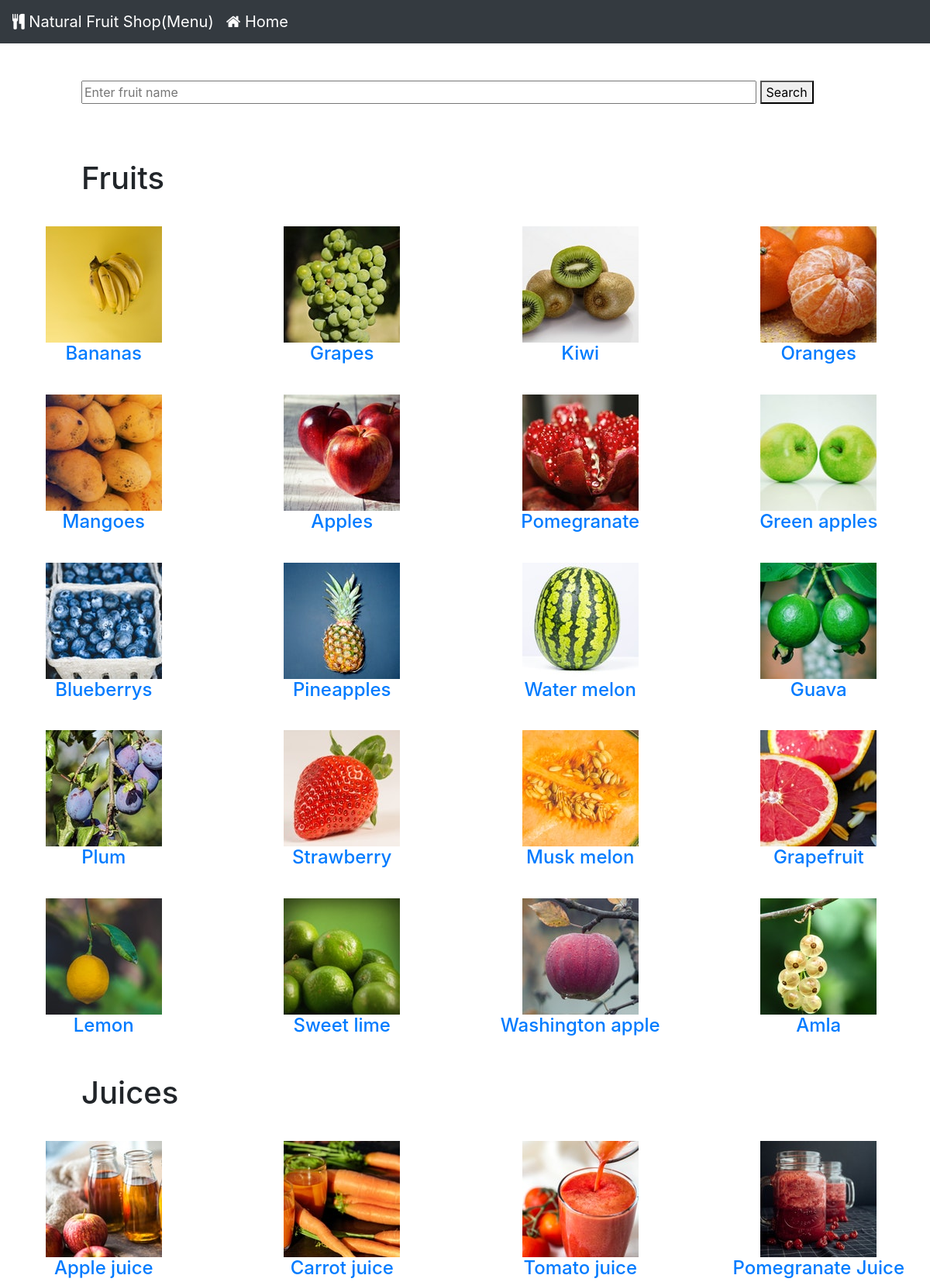
/shakes/test2 (upper part), run on the app's committed database.
### products/models.py (models this page shows, shortened)
class Product(models.Model):
    title=models.CharField(max_length=120)
    description=models.TextField()
    price=models.DecimalField(max_digits=10,decimal_places=2)
    image=models.FileField(upload_to='products/images/',null=True)
    image2=models.FileField(upload_to='products/images/',null=True)
    slug=models.SlugField(unique=True)
    timestamp=models.DateTimeField(auto_now_add=True, auto_now=False)
    updated=models.DateTimeField(auto_now_add=False, auto_now=True)
    active=models.BooleanField(default=True)

### shakes/views.py (the view)
def test2(request):
    p=Product.objects.all()
    z=p[:20]
    q=p[20:31]
    u=p[31:39]
    k=p[39:]
    context={'product': z,'juice': q,'shake': u,'cake': k}
    return render(request,'test2.html',context)

### shakes/templates/test2.html (shortened to what this page needs)
<!doctype html>
<html lang="en">
  <head>
      <link rel="stylesheet" href="https://stackpath.bootstrapcdn.com/bootstrap/4.3.1/css/bootstrap.min.css">
      <link href="https://stackpath.bootstrapcdn.com/font-awesome/4.7.0/css/font-awesome.min.css" rel="stylesheet">
    </head>
    <body>
        <nav class="navbar navbar-expand-lg navbar-dark bg-dark">
  <a class="navbar-brand" href="#"><i class="fa fa-cutlery" aria-hidden="true"></i>
Natural Fruit Shop(Menu)</a>
             <a class="navbar-brand" href="{% url 'fruit' %}"><i class="fa fa-home" aria-hidden="true"></i>
Home</a>
</nav>
        <br><br>
        <input type="text" class="comment input-lg " size="80" placeholder="Enter fruit name">
        <button class="pen">Search</button>
        <br><br><br><br>
        <h1>Fruits</h1>
        <div class='row'>
        {% for i in product %}
            <div class='man col-sm-3'>
                <div class="fruit">
                    <a href=""><img src="/static/media/{{i.image}}"></a>
             <h4><a href="{% url 'error' %}">{{i.title}}</a></h4>
                </div>
            </div>
        {% endfor %}
        </div>
            <h1 class="juices">Juices</h1>
        <div class='row kick'>
        {% for i in juice %}
            <div class='man col-sm-3'>
                <div class="fruit">
                    <a href=""><img src="/static/media/{{i.image}}"></a>
             <h4><a href="{% url 'error' %}">{{i.title}}</a></h4>
                </div>
            </div>
        {% endfor %}
        </div>
    </body>
</html>

### shakes/templates/test2.html (style rules this page uses)
.fruit { margin-left: -10px; margin-top: 30px; text-align: center; }
h1 { margin-left: 105px; }
.juices { margin-top: 40px; }
.comment { margin-left: 105px; }

### data on the page
Product: image (picture), title "Bananas"
Product: image (picture), title "Grapes"
Product: image (picture), title "Kiwi"
Product: image (picture), title "Oranges"
Product: image (picture), title "Mangoes"
Product: image (picture), title "Apples"
Product: image (picture), title "Pomegranate"
Product: image (picture), title "Green apples"
Product: image (picture), title "Blueberrys"
Product: image (picture), title "Pineapples"
Product: image (picture), title "Water melon"
Product: image (picture), title "Guava"
Product: image (picture), title "Plum"
Product: image (picture), title "Strawberry"
Product: image (picture), title "Musk melon"
Product: image (picture), title "Grapefruit"
Product: image (picture), title "Lemon"
Product: image (picture), title "Sweet lime"
Product: image (picture), title "Washington apple"
Product: image (picture), title "Amla"
Product: image (picture), title "Apple juice"
Product: image (picture), title "Carrot juice"
Product: image (picture), title "Tomato juice"
Product: image (picture), title "Pomegranate Juice"
